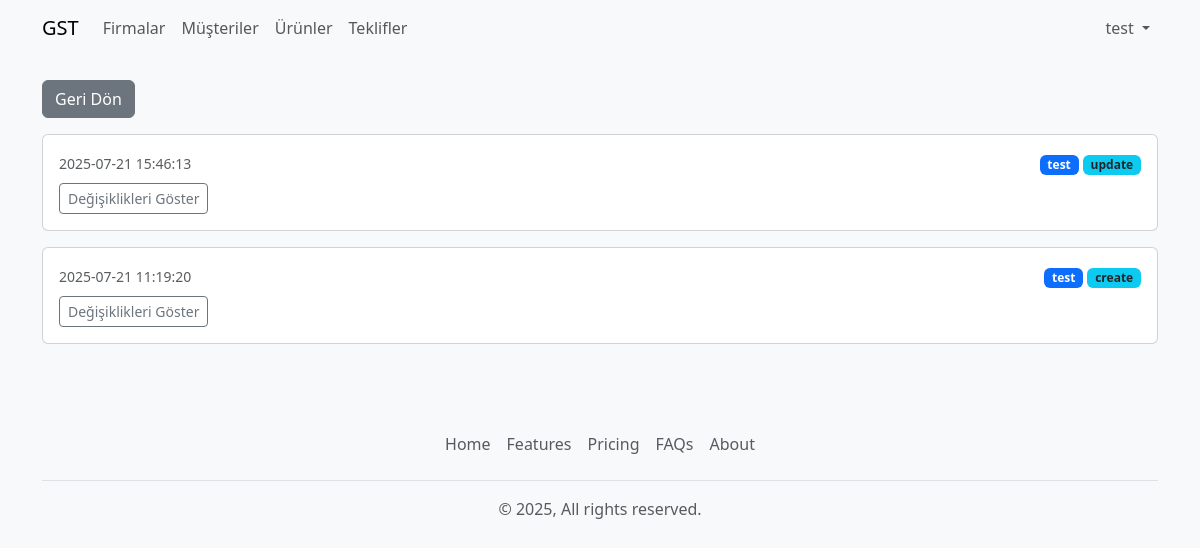
Screenshot of /log-list.php?table=customers&id=1 (signed in) with the database file from the repository.
### tables this page shows
CREATE TABLE `audit_logs` (
  `id` bigint(20) UNSIGNED NOT NULL,
  `user_id` int(10) UNSIGNED DEFAULT NULL,
  `action_time` datetime NOT NULL DEFAULT current_timestamp(),
  `table_name` varchar(50) NOT NULL,
  `column_name` varchar(50) DEFAULT NULL,
  `record_id` bigint(20) UNSIGNED DEFAULT NULL,
  `old_value` text DEFAULT NULL,
  `new_value` text DEFAULT NULL,
  `description` varchar(255) DEFAULT NULL,
  `action_id` int(10) UNSIGNED NOT NULL
);

CREATE TABLE `users` (
  `id` int(10) UNSIGNED NOT NULL,
  `first_name` varchar(50) NOT NULL,
  `last_name` varchar(50) NOT NULL,
  `username` varchar(30) NOT NULL,
  `password_hash` char(60) NOT NULL,
  `email` varchar(100) NOT NULL,
  `created_at` datetime NOT NULL DEFAULT current_timestamp()
);

CREATE TABLE `actions` (
  `id` int(10) UNSIGNED NOT NULL,
  `name` varchar(255) NOT NULL
);

### helpers/theme.php (called while the page is built, shortened)
<?php
function get_theme(): string
{
    return $_SESSION['theme'] ?? 'light';
}
function theme_css(): string
{
    return (get_theme() === 'dark')
        ? 'https://cdn.jsdelivr.net/npm/bootswatch@5.3.0/dist/darkly/bootstrap.min.css'
        : 'https://cdn.jsdelivr.net/npm/bootstrap@5.3.0/dist/css/bootstrap.min.css';
}

### log-list.php (the view, shortened to what this page needs)
<?php
require_once 'config.php';
require_once 'helpers/theme.php';
$table = isset($_GET['table']) ? preg_replace('/[^a-zA-Z0-9_]/', '', $_GET['table']) : '';
$recordId = isset($_GET['id']) ? (int)$_GET['id'] : 0;
$logs = [];
if ($table && $recordId) {
    $sql = "SELECT al.*, u.username, a.name AS action_name
            FROM audit_logs al
            LEFT JOIN users u ON al.user_id = u.id
            LEFT JOIN actions a ON al.action_id = a.id
            WHERE al.table_name = :table_name AND al.record_id = :record_id
            ORDER BY al.action_time DESC";
    $stmt = $pdo->prepare($sql);
    $stmt->execute([':table_name' => $table, ':record_id' => $recordId]);
    $logs = $stmt->fetchAll(PDO::FETCH_ASSOC);
}
?>
<!DOCTYPE html>
<html lang="tr">
<head>
    <link href="<?php echo theme_css(); ?>" rel="stylesheet">
</head>
<body class="bg-light">
    <?php include 'includes/header.php'; ?>
    <div class="container py-4">
        <a href="javascript:history.back()" class="btn btn-secondary mb-3">Geri Dön</a>
        <?php if (!$table || !$recordId): ?>
        <div class="alert alert-warning">Gerekli parametreler bulunamadı.</div>
        <?php elseif (!$logs): ?>
        <div class="alert alert-warning">Kayıt bulunamadı.</div>
        <?php else: ?>
        <?php foreach ($logs as $log): ?>
        <?php
                    $old = json_decode($log['old_value'], true) ?: [];
                    $new = json_decode($log['new_value'], true) ?: [];
                    $keys = array_unique(array_merge(array_keys($old), array_keys($new)));
                    $changes = [];
                    foreach ($keys as $k) {
                        $ov = $old[$k] ?? null;
                        $nv = $new[$k] ?? null;
                        if ($ov !== $nv) {
                            $changes[$k] = ['old' => $ov, 'new' => $nv];
                        }
                    }
                ?>
        <div class="card mb-3">
            <div class="card-body">
                <div class="d-flex justify-content-between align-items-center mb-2">
                    <div class="text-muted small"><?php echo htmlspecialchars($log['action_time']); ?></div>
                    <div>
                        <span class="badge bg-primary"><?php echo htmlspecialchars($log['username'] ?? ''); ?></span>
                        <span
                            class="badge bg-info text-dark"><?php echo htmlspecialchars($log['action_name'] ?? ''); ?></span>
                    </div>
                </div>
                <?php if ($changes): ?>
                <button class="btn btn-sm btn-outline-secondary" type="button" data-bs-toggle="collapse"
                    data-bs-target="#log<?php echo $log['id']; ?>" aria-expanded="false"
                    aria-controls="log<?php echo $log['id']; ?>">Değişiklikleri Göster</button>
                <?php endif; ?>
            </div>
        </div>
        <?php endforeach; ?>
        <?php endif; ?>
    </div>
    <?php include 'includes/footer.php'; ?>
</body>
</html>

### rows the page displays
audit_logs: action_time "2025-07-21 15:46:13", user.username "test", action.name "update"
audit_logs: action_time "2025-07-21 11:19:20", user.username "test", action.name "create"

### other values shown
$_SESSION['user']['username'] "test"
